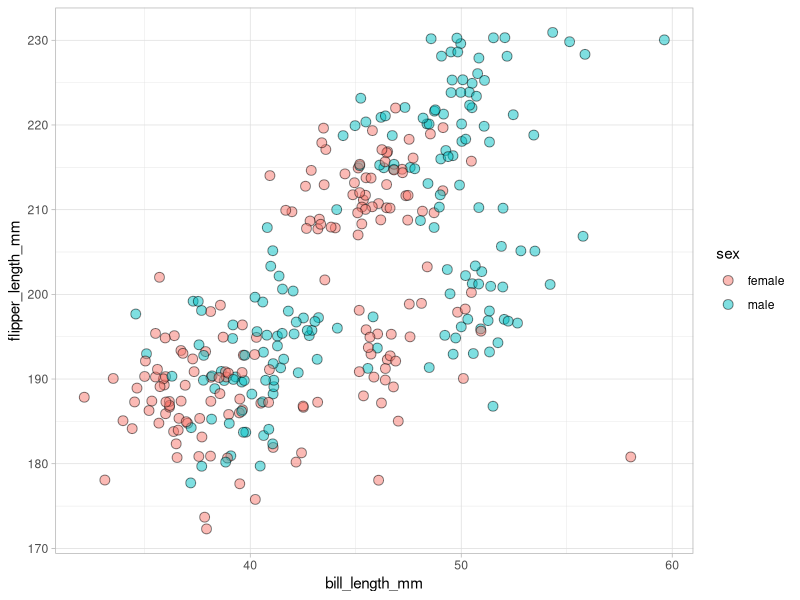
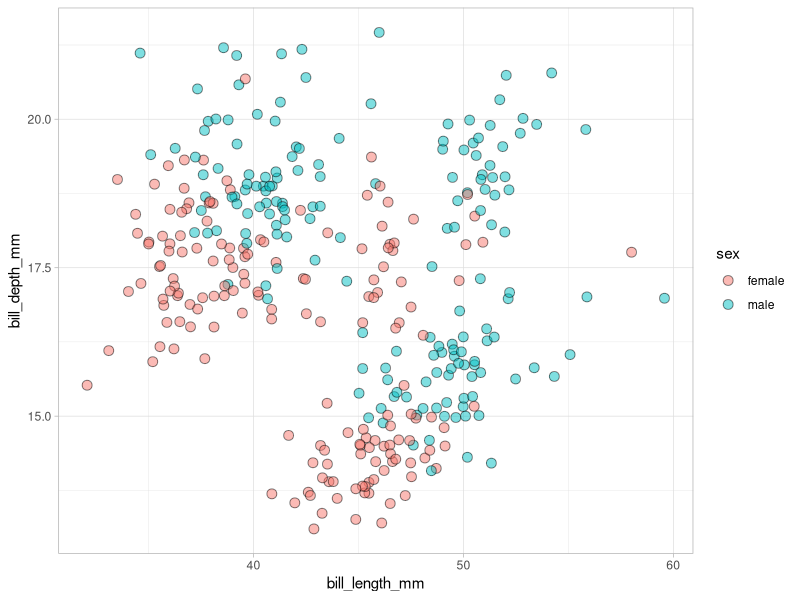
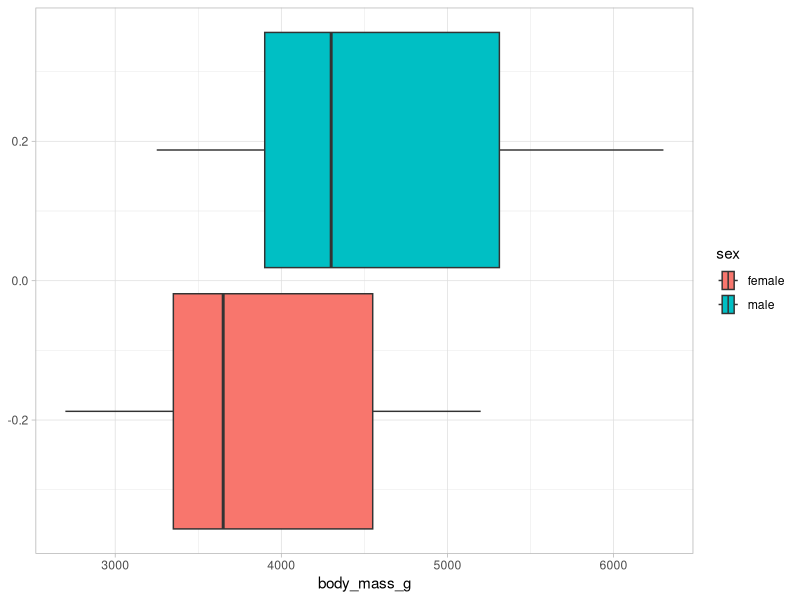
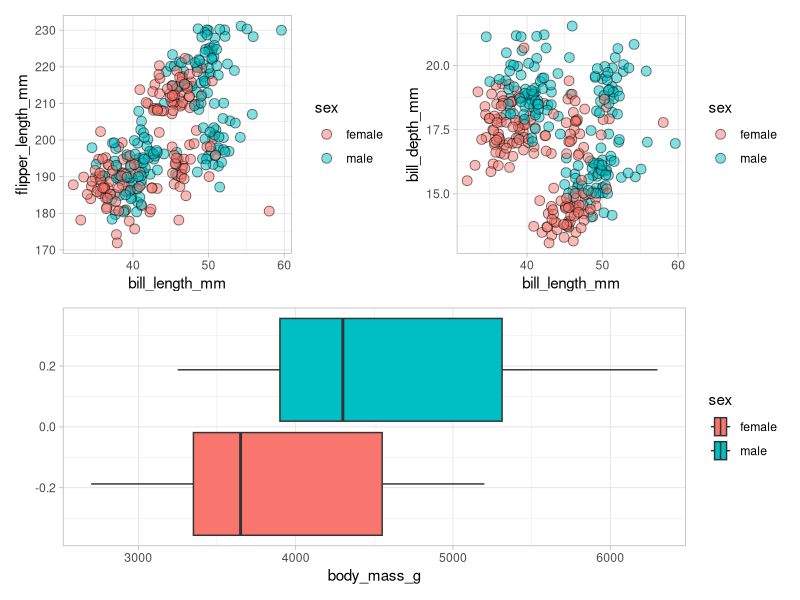
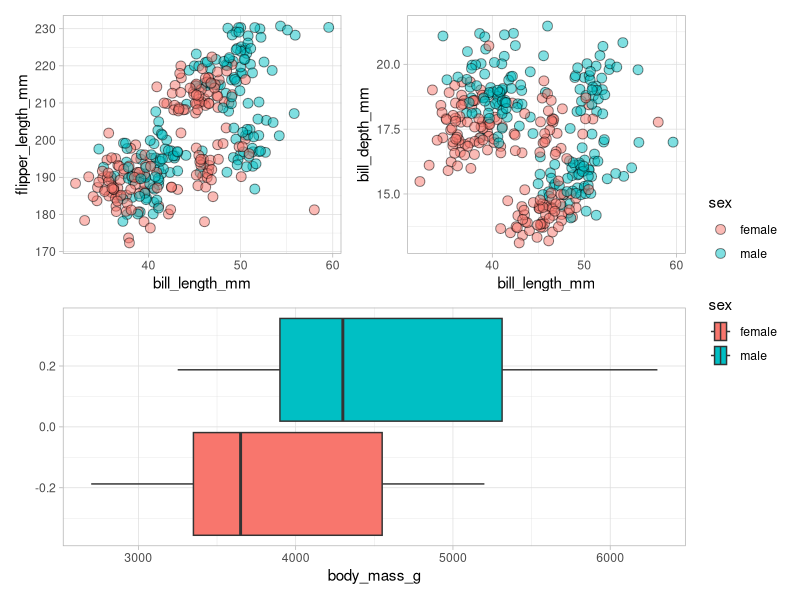
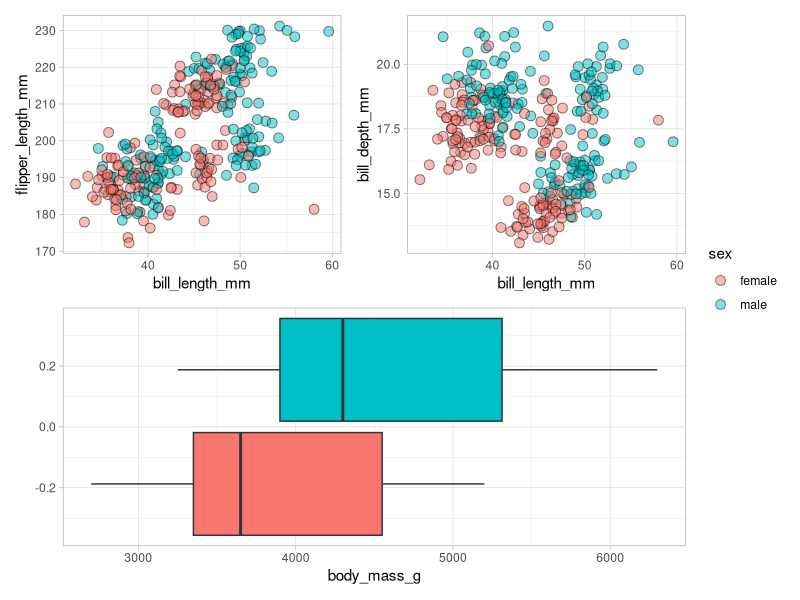
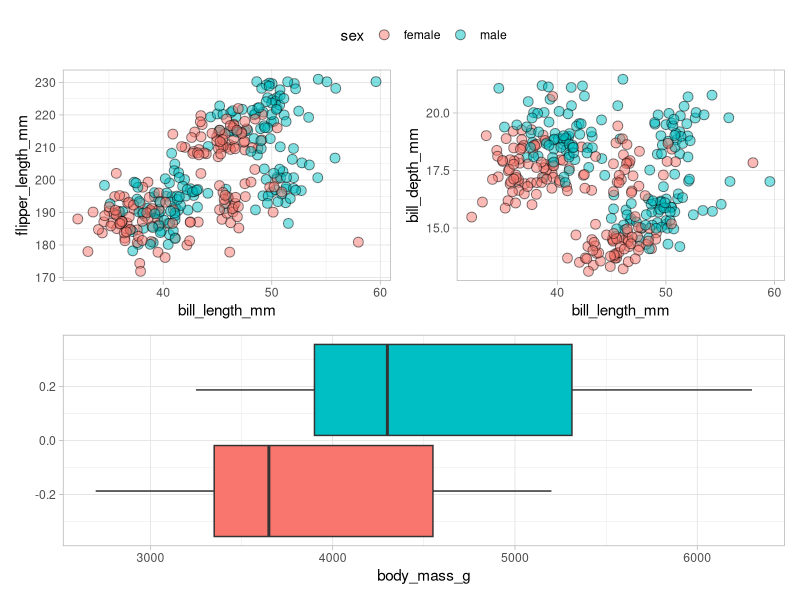
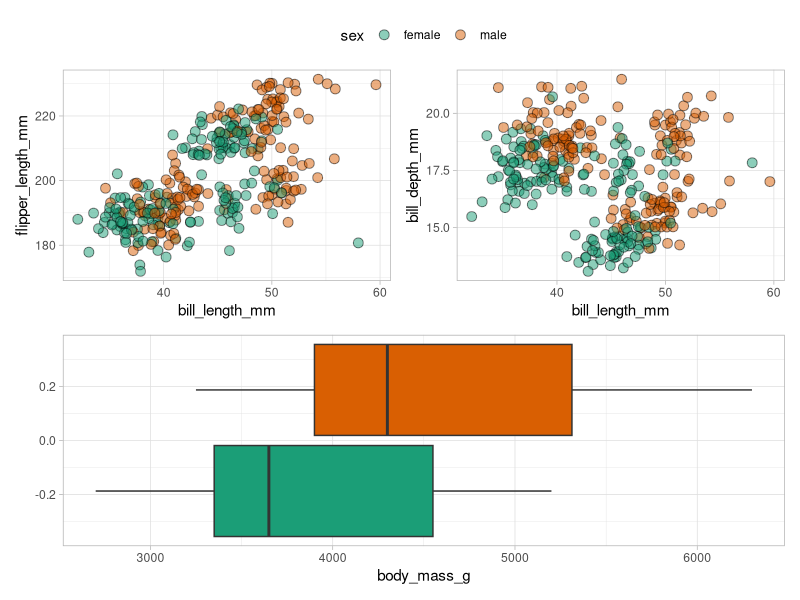

Here is the R script that generated these plots, in order:
## ---- chunk 1
library(tidyverse)
theme_set(theme_light())

# All missing values can be filtered out by filtering the `sex` variable
dat <- palmerpenguins::penguins %>% filter(!is.na(sex))
## ---- chunk 2
point_plot <- dat %>% 
  ggplot(aes(bill_length_mm, flipper_length_mm, fill = sex)) +
  geom_jitter(size = 3, alpha = 0.5, shape = 21)
point_plot
point_plot2 <- dat %>% 
  ggplot(aes(bill_length_mm, bill_depth_mm, fill = sex)) +
  geom_jitter(size = 3, alpha = 0.5, shape = 21)
point_plot2
# plot_plot is obviously a fun name
boxplot_plot <- dat %>% 
  ggplot(aes(x = body_mass_g, fill = sex)) +
  geom_boxplot()
boxplot_plot
## ---- chunk 3
library(patchwork)
p <- (point_plot + point_plot2) / boxplot_plot
p
## ---- chunk 4
p + plot_layout(guides = "collect") 
## ---- chunk 5
boxplot_plot <- boxplot_plot + guides(fill = "none")
p <- (point_plot + point_plot2) / boxplot_plot
p + plot_layout(guides = "collect")
## ---- chunk 6
p + plot_layout(guides = "collect") & theme(legend.position = "top")
## ---- chunk 7
p +
  plot_layout(guides = "collect") & 
  theme(legend.position = "top") &
  scale_fill_brewer(palette = "Dark2")
## ---- chunk 8
(point_plot + point_plot2 + plot_layout(widths = c(0.7, 0.3))) / 
  boxplot_plot +
  plot_layout(guides = "collect", heights = c(0.4, 0.6)) +
  plot_annotation(
    title = "Look at that arrangement!",
    subtitle = "Wow",
    caption = "Olà.",
    tag_levels = "A",
    tag_prefix = "(",
    tag_suffix = ")"
  ) & 
  labs(fill = "Penguin sex") &
  theme(legend.position = "top") &
  scale_fill_brewer(palette = "Dark2")
## ---- chunk 9
wrapped_plots <- wrap_elements(
  point_plot + point_plot2 + plot_layout(widths = c(0.7, 0.3))
)
(wrapped_plots) / 
  boxplot_plot +
  plot_layout(guides = "collect", heights = c(0.4, 0.6)) +
  plot_annotation(
    title = "Look at that arrangement!",
    subtitle = "Wow",
    caption = "Olà.",
    tag_levels = "A",
    tag_prefix = "(",
    tag_suffix = ")"
  ) & 
  theme(legend.position = "top") &
  scale_fill_brewer(palette = "Dark2")
## ---- chunk 10
# Tweak boxplots a bit for better visual fit to point_plot
plt <- boxplot_plot + 
  theme_minimal() + 
  coord_flip() + 
  theme(plot.background = element_rect(fill = "grey80"))

point_plot +
  coord_cartesian(xlim = c(25, 60)) +
  inset_element(
    plt, 
    left = 0.01, 
    right = 0.4,
    top = 0.99, 
    bottom = 0.6
  )
## ---- chunk 11
library(ggforce)
dat %>% 
  ggplot(aes(x = .panel_x, y = .panel_y, fill = sex)) +
  geom_point(alpha = 0.5, size = 2, shape = 21) +
  facet_matrix(
    vars(bill_length_mm, flipper_length_mm, bill_depth_mm, body_mass_g)
  )
## ---- chunk 12
dat %>% 
  ggplot(aes(fill = sex)) +
  geom_autopoint(alpha = 0.5, size = 2, shape = 21) + # Layer 1
  geom_autodensity(alpha = 0.5, position = "identity") + # Layer 2
  facet_matrix(
    vars(bill_length_mm, flipper_length_mm, bill_depth_mm, body_mass_g),
    layer.diag = 2
  )
## ---- chunk 13
dat %>% 
  ggplot(aes(fill = sex)) +
  geom_autopoint(alpha = 0.5, size = 2, shape = 21) + # Layer 1
  geom_autodensity(alpha = 0.75, position = "identity") + # Layer 2
  geom_hex(aes(x = .panel_x, y = .panel_y), alpha = 0.75) + # Layer 3
  facet_matrix(
    vars(bill_length_mm, flipper_length_mm, bill_depth_mm, body_mass_g),
    layer.diag = 2,
    layer.lower = 3
  )
## ---- chunk 14
dat %>% 
  ggplot() +
  geom_boxplot(
    aes(x = .panel_x, y = .panel_y, group = .panel_x)
  ) +
  facet_matrix(
    cols = vars(sex, species), 
    rows = vars(bill_depth_mm:body_mass_g)
  )
## ---- chunk 15
dat %>% 
  ggplot() +
  geom_boxplot(
    aes(
      x = .panel_x, 
      y = .panel_y, 
      fill = island, 
      group = interaction(.panel_x, island)
    )
  ) +
  facet_matrix(
    cols = vars(sex, species), 
    rows = vars(bill_depth_mm:body_mass_g)
  )
